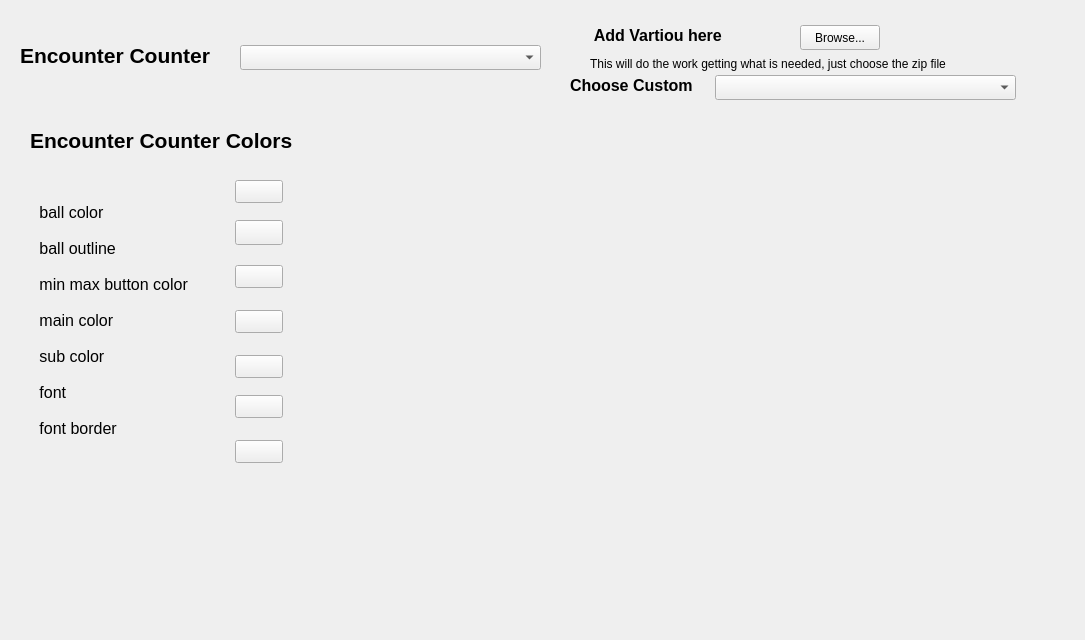
    <widget class="QWidget" name="EncounterCounter">
     <attribute name="title">
      <string>Encounter Counter</string>
     </attribute>
     <widget class="QFrame" name="counterColorFrame">
      <property name="geometry">
       <rect>
        <x>15</x>
        <y>105</y>
        <width>306</width>
        <height>391</height>
       </rect>
      </property>
      <property name="frameShape">
       <enum>QFrame::NoFrame</enum>
      </property>
      <widget class="KColorButton" name="ballColor">
       <property name="geometry">
        <rect>
         <x>220</x>
         <y>75</y>
         <width>48</width>
         <height>23</height>
        </rect>
       </property>
      </widget>
      <widget class="KColorButton" name="mainColor">
       <property name="geometry">
        <rect>
         <x>220</x>
         <y>205</y>
         <width>48</width>
         <height>23</height>
        </rect>
       </property>
      </widget>
      <widget class="KColorButton" name="fontColor">
       <property name="geometry">
        <rect>
         <x>220</x>
         <y>290</y>
         <width>48</width>
         <height>23</height>
        </rect>
       </property>
      </widget>
      <widget class="QLabel" name="label_6">
       <property name="geometry">
        <rect>
         <x>15</x>
         <y>15</y>
         <width>311</width>
         <height>41</height>
        </rect>
       </property>
       <property name="font">
        <font>
         <pointsize>16</pointsize>
         <weight>75</weight>
         <bold>true</bold>
        </font>
       </property>
       <property name="text">
        <string>Encounter Counter Colors</string>
       </property>
      </widget>
      <widget class="KColorButton" name="minMaxButtonColor">
       <property name="geometry">
        <rect>
         <x>220</x>
         <y>160</y>
         <width>48</width>
         <height>23</height>
        </rect>
       </property>
      </widget>
      <widget class="KColorButton" name="ballOutline">
       <property name="geometry">
        <rect>
         <x>220</x>
         <y>115</y>
         <width>48</width>
         <height>25</height>
        </rect>
       </property>
      </widget>
      <widget class="KColorButton" name="subColor">
       <property name="geometry">
        <rect>
         <x>220</x>
         <y>250</y>
         <width>48</width>
         <height>23</height>
        </rect>
       </property>
      </widget>
      <widget class="QLabel" name="label_7">
       <property name="geometry">
        <rect>
         <x>20</x>
         <y>35</y>
         <width>181</width>
         <height>361</height>
        </rect>
       </property>
       <property name="font">
        <font>
         <pointsize>12</pointsize>
        </font>
       </property>
       <property name="text">
        <string> ball color

 ball outline

 min max button color

 main color

 sub color

 font

 font border</string>
       </property>
      </widget>
      <widget class="KColorButton" name="fontBorder">
       <property name="geometry">
        <rect>
         <x>220</x>
         <y>335</y>
         <width>48</width>
         <height>23</height>
        </rect>
       </property>
      </widget>
     </widget>
     <widget class="QFrame" name="counterSelectorFrame">
      <property name="geometry">
       <rect>
        <x>15</x>
        <y>20</y>
        <width>531</width>
        <height>80</height>
       </rect>
      </property>
      <property name="frameShape">
       <enum>QFrame::NoFrame</enum>
      </property>
      <widget class="QComboBox" name="counterDrop">
       <property name="geometry">
        <rect>
         <x>225</x>
         <y>25</y>
         <width>301</width>
         <height>25</height>
        </rect>
       </property>
      </widget>
      <widget class="QLabel" name="label_5">
       <property name="geometry">
        <rect>
         <x>5</x>
         <y>5</y>
         <width>211</width>
         <height>61</height>
        </rect>
       </property>
       <property name="font">
        <font>
         <pointsize>16</pointsize>
         <weight>75</weight>
         <bold>true</bold>
        </font>
       </property>
       <property name="text">
        <string>Encounter Counter</string>
       </property>
      </widget>
     </widget>
     <widget class="QFrame" name="counterPreviewFrame">
      <property name="geometry">
       <rect>
        <x>345</x>
        <y>125</y>
        <width>731</width>
        <height>506</height>
       </rect>
      </property>
      <property name="frameShape">
       <enum>QFrame::NoFrame</enum>
      </property>
      <widget class="QWidget" name="counterPreview" native="true">
       <property name="geometry">
        <rect>
         <x>5</x>
         <y>5</y>
         <width>721</width>
         <height>496</height>
        </rect>
       </property>
      </widget>
     </widget>
     <widget class="QFrame" name="addOwnVaritou">
      <property name="geometry">
       <rect>
        <x>565</x>
        <y>20</y>
        <width>456</width>
        <height>86</height>
       </rect>
      </property>
      <property name="frameShape">
       <enum>QFrame::NoFrame</enum>
      </property>
      <widget class="QLabel" name="label_3">
       <property name="geometry">
        <rect>
         <x>25</x>
         <y>0</y>
         <width>211</width>
         <height>30</height>
        </rect>
       </property>
       <property name="font">
        <font>
         <pointsize>12</pointsize>
         <weight>75</weight>
         <bold>true</bold>
        </font>
       </property>
       <property name="text">
        <string> Add Vartiou here</string>
       </property>
      </widget>
      <widget class="QPushButton" name="varitouBrowse">
       <property name="geometry">
        <rect>
         <x>235</x>
         <y>5</y>
         <width>80</width>
         <height>25</height>
        </rect>
       </property>
       <property name="text">
        <string>Browse...</string>
       </property>
      </widget>
      <widget class="QLabel" name="label_16">
       <property name="geometry">
        <rect>
         <x>25</x>
         <y>35</y>
         <width>386</width>
         <height>17</height>
        </rect>
       </property>
       <property name="text">
        <string>This will do the work getting what is needed, just choose the zip file</string>
       </property>
      </widget>
      <widget class="QComboBox" name="customDrop">
       <property name="geometry">
        <rect>
         <x>150</x>
         <y>55</y>
         <width>301</width>
         <height>25</height>
        </rect>
       </property>
      </widget>
      <widget class="QLabel" name="label_18">
       <property name="geometry">
        <rect>
         <x>5</x>
         <y>50</y>
         <width>141</width>
         <height>30</height>
        </rect>
       </property>
       <property name="font">
        <font>
         <pointsize>12</pointsize>
         <weight>75</weight>
         <bold>true</bold>
        </font>
       </property>
       <property name="text">
        <string>Choose Custom</string>
       </property>
      </widget>
     </widget>
    </widget>
